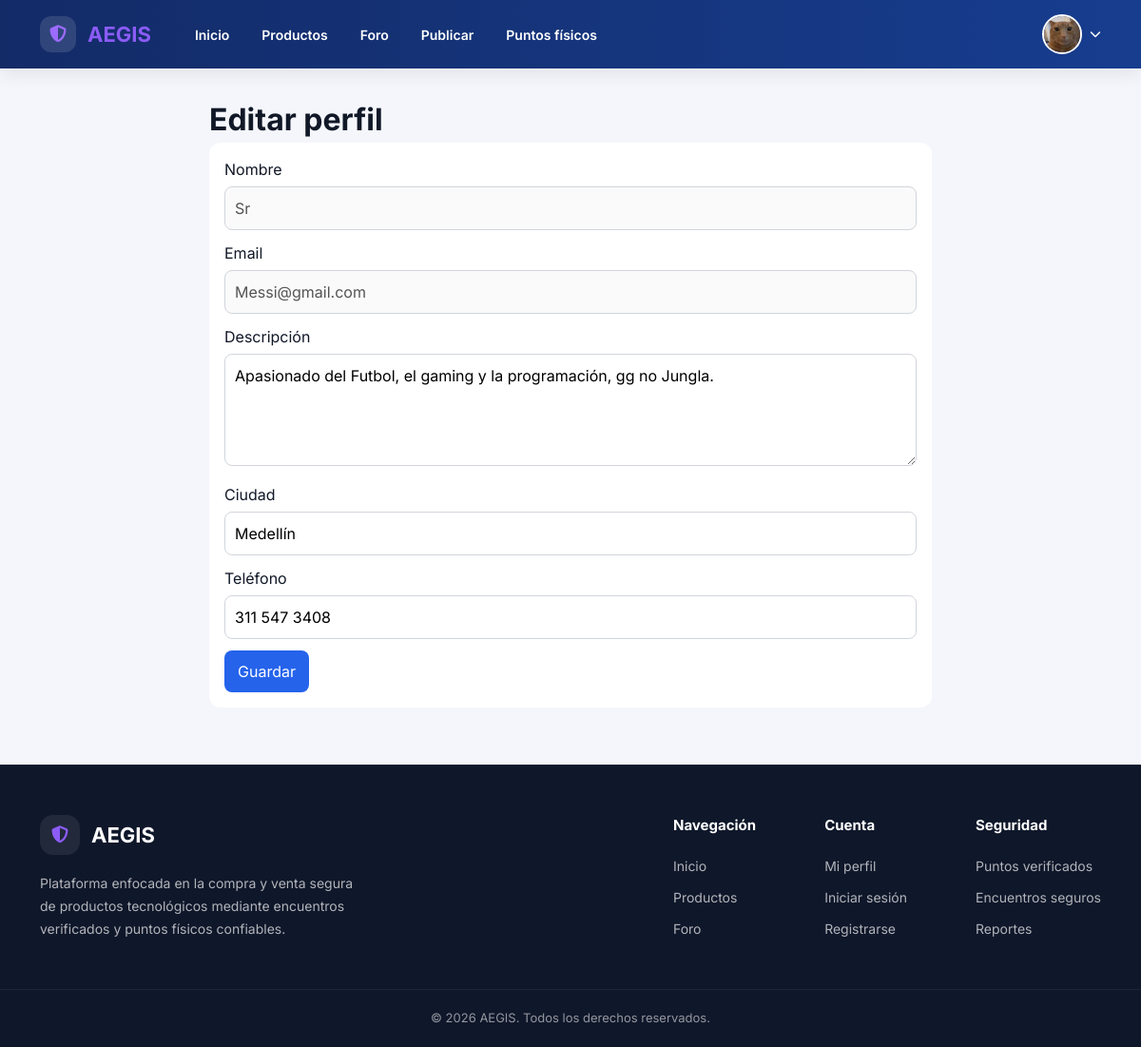
The app's page /public/perfil/editar (signed in) with its own data.
### tables this page shows
CREATE TABLE `usuarios` (
  `id` int(11) NOT NULL,
  `nombre` varchar(100) NOT NULL,
  `apellido` varchar(100) NOT NULL,
  `username` varchar(50) DEFAULT NULL,
  `email` varchar(150) NOT NULL,
  `password` varchar(255) NOT NULL,
  `telefono` varchar(20) DEFAULT NULL,
  `ciudad` varchar(100) DEFAULT NULL,
  `foto_perfil` varchar(255) DEFAULT 'default.png',
  `descripcion` text DEFAULT NULL,
  `reputacion` decimal(3,2) DEFAULT 5.00,
  `rol` enum('usuario','owner','admin') DEFAULT 'usuario',
  `estado` enum('activo','suspendido','baneado') DEFAULT 'activo',
  `fecha_registro` timestamp NOT NULL DEFAULT current_timestamp()
);

### app/core/Controller.php (called while the page is built, shortened)
<?php
class Controller
{
    public function render(string $view, array $data = []): void
    {
        extract($data);
        require $view;
    }
    protected function loadModel(string $module, string $model): object
    {
        $path = ROOT_PATH . "/app/modules/{$module}/models/{$model}.php";
        return new $model();
    }
}

### app/core/Router.php (called while the page is built, shortened)
<?php
class Router
{
    private $routes = [];
    public function get($route, $action)
    {
        $this->routes['GET'][$route] = $action;
    }
    public function post($route, $action)
    {
        $this->routes['POST'][$route] = $action;
    }
    public function dispatch($url)
    {
        $url = '/' . trim($url, '/');
        $method = $_SERVER['REQUEST_METHOD'];
        $action = $this->routes[$method][$url];
        list($controllerName, $methodName) = explode('@', $action);
        $controller = new $controllerName();
        $controller->$methodName();
    }
}

### public/index.php (called while the page is built, shortened)
<?php
require_once '../config/app.php';
require_once '../app/core/Database.php';
require_once '../app/core/Router.php';
require_once '../app/core/Controller.php';
require_once '../app/core/Model.php';
require_once '../app/core/Auth.php';
$router = new Router();
$url = trim((string) ($_GET['url'] ?? ''), '/');
$router->dispatch($url);

### config/app.php (called while the page is built, shortened)
<?php
function url(string $path = ''): string
{
    return BASE_URL . $path;
}

### app/core/Auth.php (called while the page is built, shortened)
<?php
class Auth
{
    public static function check(): bool
    {
        return isset($_SESSION['user']);
    }
    public static function user(): ?array
    {
        return $_SESSION['user'] ?? null;
    }
    public static function id(): ?int
    {
        return self::user()['id'] ?? null;
    }
}

### app/core/Model.php (called while the page is built, shortened)
<?php
class Model
{
    protected $db;
    public function __construct()
    {
        $this->db = Database::connect();
    }
    public function query($sql, $params = [])
    {
        $stmt = $this->db->prepare($sql);
        $stmt->execute($params);
        return $stmt;
    }
    public function fetch($sql, $params = [])
    {
        return $this->query($sql, $params)->fetch(PDO::FETCH_ASSOC);
    }
}

### config/database.php (called while the page is built)
<?php
return [
    'host'     => 'localhost',
    'dbname'   => 'aegis_db',
    'user'     => 'root',
    'password' => '',
    'charset'  => 'utf8mb4',
];

### app/core/Database.php (called while the page is built)
<?php
class Database
{
    private static $instance = null;
    public static function connect()
    {
        if (self::$instance === null) {
            $config = require ROOT_PATH . '/config/database.php';
            try {
                self::$instance = new PDO(
                    "mysql:host={$config['host']};dbname={$config['dbname']};charset={$config['charset']}",
                    $config['user'],
                    $config['password']
                );
                self::$instance->setAttribute(
                    PDO::ATTR_ERRMODE,
                    PDO::ERRMODE_EXCEPTION
                );
            } catch (PDOException $e) {
                die('Error de conexión: ' . $e->getMessage());
            }
        }
        return self::$instance;
    }
}

### app/modules/perfil/models/Perfil.php (called while the page is built, shortened)
<?php
class Perfil extends Model
{
    public function findByUsuarioId(int $usuarioId): ?array
    {
        return $this->fetch(
            'SELECT * FROM usuarios WHERE id = ?',
            [$usuarioId]
        ) ?: null;
    }
}

### app/modules/perfil/views/editar.php (the view)
<?php require_once ROOT_PATH . '/app/layouts/head.php'; ?>
<?php require_once ROOT_PATH . '/app/layouts/navbar.php'; ?>
<main style="max-width:800px;margin:30px auto;padding:0 20px;">
    <h1>Editar perfil</h1>
    <form method="POST" action="<?= url('/perfil/editar') ?>" style="background:#fff;padding:16px;border-radius:12px;">
        <label>Nombre</label>
        <input type="text" value="<?= htmlspecialchars($usuario['nombre'] ?? '') ?>" disabled style="width:100%;padding:10px;margin:6px 0 12px;border:1px solid #D1D5DB;border-radius:8px;">
        <label>Email</label>
        <input type="email" value="<?= htmlspecialchars($usuario['email'] ?? '') ?>" disabled style="width:100%;padding:10px;margin:6px 0 12px;border:1px solid #D1D5DB;border-radius:8px;">
        <label>Descripción</label>
        <textarea name="descripcion" rows="4" style="width:100%;padding:10px;margin:6px 0 12px;border:1px solid #D1D5DB;border-radius:8px;"><?= htmlspecialchars($usuario['descripcion'] ?? '') ?></textarea>
        <label>Ciudad</label>
        <input type="text" name="ciudad" value="<?= htmlspecialchars($usuario['ciudad'] ?? '') ?>" style="width:100%;padding:10px;margin:6px 0 12px;border:1px solid #D1D5DB;border-radius:8px;">
        <label>Teléfono</label>
        <input type="text" name="telefono" value="<?= htmlspecialchars($usuario['telefono'] ?? '') ?>" style="width:100%;padding:10px;margin:6px 0 12px;border:1px solid #D1D5DB;border-radius:8px;">
        <button type="submit" style="background:#2563EB;color:#fff;border:none;padding:10px 14px;border-radius:8px;">Guardar</button>
    </form>
</main>
<?php require_once ROOT_PATH . '/app/layouts/footer.php'; ?>

### app/layouts/navbar.php (shortened to what this page needs)
<header class="navbar">
    <div class="nav-left">
        <div class="logo">
            <div class="logo-icon">
                <i class="fa-solid fa-shield-halved"></i>
            </div>
            <span>AEGIS</span>
        </div>
        <nav class="nav-links">
            <a href="<?= url('/home') ?>">Inicio</a>
            <a href="<?= url('/productos') ?>">Productos</a>
            <a href="<?= url('/foro') ?>">Foro</a>
            <?php if (Auth::check()): ?>
                <a href="<?= url('/productos/crear') ?>">Publicar</a>
                <a href="<?= url('/puntos-fisicos') ?>">Puntos físicos</a>
            <?php endif; ?>
        </nav>
    </div>
    <div class="nav-right">
        <?php if (Auth::check()): ?>
            <div class="profile-dropdown">
                <button class="profile-btn">
                    <?php
                        $user = Auth::user();
                        $fotoPerfil = trim((string) ($user['foto_perfil'] ?? ''));
                        $fotoPath = ROOT_PATH . '/public/Assets/uploads/users/' . basename($fotoPerfil);
                        $avatarSrc = (is_file($fotoPath) && $fotoPerfil !== '')
                            ? url('/Assets/uploads/users/' . $fotoPerfil)
                            : avatar_url($user['username'] ?? $user['email'] ?? 'aegis', 100);
                    ?>
                    <img src="<?= htmlspecialchars($avatarSrc) ?>" alt="Usuario">
                    <i class="fa-solid fa-chevron-down"></i>
                </button>
            </div>
        <?php else: ?>
            <a href="<?= url('/login') ?>" style="margin-right:12px;">Iniciar sesión</a>
            <a href="<?= url('/register') ?>">Registro</a>
        <?php endif; ?>
    </div>
</header>

### public/Assets/global/global.css (style rules this page uses)
* { margin:0; padding:0; box-sizing:border-box; }
html { scroll-behavior:smooth; }
body { font-family:'Inter', sans-serif; background:#F4F6FB; color:#111827; min-height:100vh; line-height:1.5; }
img, svg { max-width:100%; display:block; }
button, input, textarea, select { font:inherit; }
a { color:inherit; text-decoration:none; }
.navbar { width:100%; height:72px; background:linear-gradient(90deg,#132B67 0%, #173D8F 100%); display:flex; align-items:center; justify-content:space-between; padding:0 42px; position:sticky; top:0; z-index:999; box-shadow:0 6px 18px rgba(0,0,0,0.08); }
.nav-left { display:flex; align-items:center; gap:46px; }
.logo { display:flex; align-items:center; gap:12px; }
.logo-icon { width:38px; height:38px; border-radius:12px; background:rgba(255,255,255,0.12); display:flex; align-items:center; justify-content:center; color:#9C6BFF; font-size:18px; }
.logo span { color:#8B5CF6; font-size:22px; font-weight:700; }
.nav-links { display:flex; align-items:center; gap:34px; flex-wrap:wrap; }
.nav-links a { color:white; text-decoration:none; font-size:14px; font-weight:600; position:relative; transition:0.2s ease; }
.nav-links a::after { content:''; position:absolute; left:0; bottom:-6px; width:0; height:2px; background:white; transition:0.3s ease; }
.nav-right { display:flex; align-items:center; gap:20px; }
.profile-dropdown { position:relative; }
.profile-btn { display:flex; align-items:center; gap:8px; background:transparent; border:none; cursor:pointer; padding:0; }
.profile-btn img { width:42px; height:42px; border-radius:50%; object-fit:cover; border:2px solid white; }
.profile-btn i { color:white; font-size:12px; transition:0.3s ease; }

### records on screen
usuarios: foto_perfil (picture), nombre "Sr", email "Messi@gmail.com", descripcion "Apasionado del Futbol, el gaming y la programación, gg no Jungla.", ciudad "Medellín", telefono "311 547 3408"
